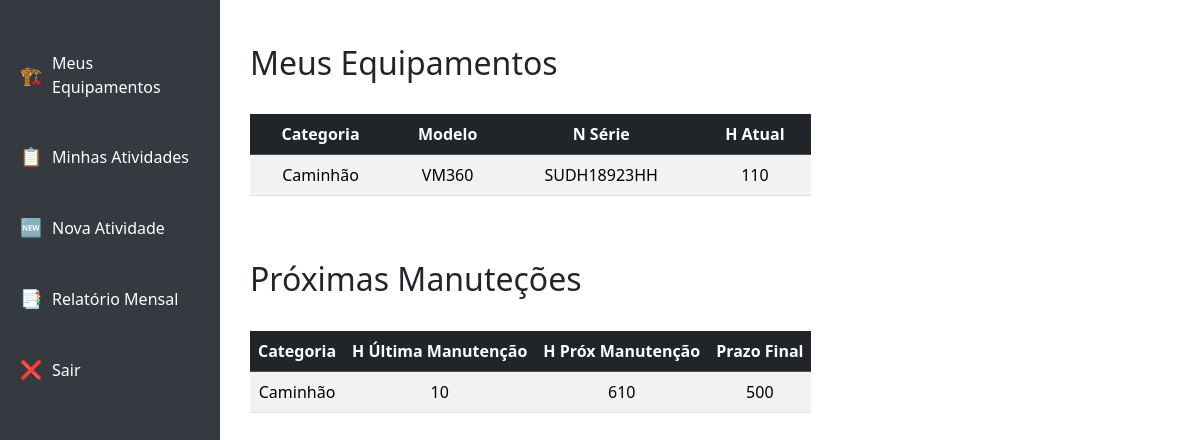
Screenshot of /equipamentos/meus/ (signed in) with the database file from the repository.
### equipamentos/models.py (models this page shows, shortened)
class Equipamento(models.Model):
    categoria = models.ForeignKey(Categoria, on_delete=models.CASCADE)
    modelo = models.ForeignKey(Modelo, on_delete=models.CASCADE)
    numero_serie = models.CharField(max_length=20, unique=True)
    horimetro_atual = models.IntegerField(validators=[MinValueValidator(0),MaxValueValidator(99999)])
    horimetro_manutencao = models.IntegerField(default=0)
    data_manutencao = models.DateField(blank=True,null=True)
    usuario = models.ManyToManyField('usuarios.Usuario', related_name='equipamentos')

### categorias/models.py (models this page shows, shortened)
class Categoria(models.Model):
    nome = models.CharField(max_length=10)

### modelos/models.py (models this page shows, shortened)
class Modelo(models.Model):
    nome = models.CharField(max_length=25)
    fabricante = models.ForeignKey(Fabricante, on_delete=models.CASCADE)

### equipamentos/views.py (the view)
# urls.py: path('meus/', views.minha_lista_equipamentos, name='minha_lista_equipamentos'),
def minha_lista_equipamentos(request):
    equipamentos = request.user.equipamentos.all()
    return render(request, 'equipamentos/minha_lista.html', {'equipamentos': equipamentos})

### equipamentos/templatetags/math_filters.py (called while the page is built)
@register.filter
def sub(value, arg):
    try:
        return int(value) - int(arg)
    except (ValueError, TypeError):
        return ''

### equipamentos/templates/equipamentos/minha_lista.html (shortened to what this page needs)
{% extends 'base.html' %}
{% load math_filters %}
{% block content %}
<br>
<h2>Meus Equipamentos</h2>
<br>
<div class="table-responsive">
    <table class="table table-striped table-hover align-middle">
        <thead class="table-dark">
            <tr>
                <th>Categoria</th>
                <th>Modelo</th>
                <th>N Série</th>
                <th>H Atual</th>
            </tr>
        </thead>
        <tbody>
        {% for eq in equipamentos %}
            <tr>
                <td>{{ eq.categoria.nome }}</td>
                <td>{{ eq.modelo.nome }}</td>
                <td>{{ eq.numero_serie }}</td>
                <td>{{ eq.horimetro_atual }}</td>
            </tr>
        {% endfor %}
        </tbody>
    </table>
</div>
<br>
<br>
<h2>Próximas Manuteções</h2>
<br>
<div class="table-responsive">
    <table class="table table-striped table-hover align-middle">
        <thead class="table-dark">
            <th>Categoria</th>
            <th>H Última Manutenção</th>
            <th>H Próx Manutenção</th>
            <th>Prazo Final</th>
        </thead>
        <tbody>
        {% for eq in equipamentos %}
            {% if 'ã' in eq.categoria.nome %}
                <tr>
                    <td>{{ eq.categoria.nome }}</td>
                    <td>{{ eq.horimetro_manutencao }}</td>
                    <td>{{ eq.horimetro_manutencao|add:600 }}</td>
                    <td>{{ eq.horimetro_manutencao|add:600|sub:eq.horimetro_atual }}</td>
                </tr>
            {% endif %}
        {% endfor %}
        </tbody>
    </table>
</div>
{% endblock %}

### templates/base.html (style rules this page uses)
body { display: flex; }
th, td { text-align: center; vertical-align: middle; }

### rows the page displays
Equipamento: categoria.nome "Caminhão", modelo.nome "VM360", numero_serie "SUDH18923HH", horimetro_atual "110", horimetro_manutencao "10", horimetro_manutencao|add "610", horimetro_manutencao|add "500"
